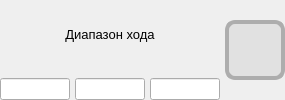
                  <widget class="QWidget" name="widget_crossingLimits_range" native="true">
                   <property name="sizePolicy">
                    <sizepolicy hsizetype="Maximum" vsizetype="Maximum">
                     <horstretch>0</horstretch>
                     <verstretch>0</verstretch>
                    </sizepolicy>
                   </property>
                   <layout class="QHBoxLayout" name="horizontalLayout_33">
                    <property name="spacing">
                     <number>5</number>
                    </property>
                    <property name="leftMargin">
                     <number>0</number>
                    </property>
                    <property name="topMargin">
                     <number>0</number>
                    </property>
                    <property name="rightMargin">
                     <number>0</number>
                    </property>
                    <property name="bottomMargin">
                     <number>0</number>
                    </property>
                    <item>
                     <widget class="QWidget" name="widget_crossingLimits_range_control" native="true">
                      <property name="sizePolicy">
                       <sizepolicy hsizetype="Maximum" vsizetype="Preferred">
                        <horstretch>0</horstretch>
                        <verstretch>0</verstretch>
                       </sizepolicy>
                      </property>
                      <layout class="QVBoxLayout" name="verticalLayout_48">
                       <property name="spacing">
                        <number>10</number>
                       </property>
                       <property name="leftMargin">
                        <number>0</number>
                       </property>
                       <property name="topMargin">
                        <number>0</number>
                       </property>
                       <property name="rightMargin">
                        <number>0</number>
                       </property>
                       <property name="bottomMargin">
                        <number>0</number>
                       </property>
                       <item>
                        <widget class="QLabel" name="label_crossingLimits_range">
                         <property name="sizePolicy">
                          <sizepolicy hsizetype="Preferred" vsizetype="Preferred">
                           <horstretch>0</horstretch>
                           <verstretch>0</verstretch>
                          </sizepolicy>
                         </property>
                         <property name="font">
                          <font>
                           <family>Segoe UI</family>
                           <pointsize>10</pointsize>
                          </font>
                         </property>
                         <property name="text">
                          <string>Диапазон хода</string>
                         </property>
                         <property name="alignment">
                          <set>Qt::AlignmentFlag::AlignCenter</set>
                         </property>
                        </widget>
                       </item>
                       <item>
                        <layout class="QHBoxLayout" name="horizontalLayout_crossingLimits_range_limits">
                         <property name="spacing">
                          <number>5</number>
                         </property>
                         <item>
                          <widget class="QLineEdit" name="lineEdit_crossingLimits_range_lowerLimit">
                           <property name="enabled">
                            <bool>true</bool>
                           </property>
                           <property name="sizePolicy">
                            <sizepolicy hsizetype="Maximum" vsizetype="Maximum">
                             <horstretch>0</horstretch>
                             <verstretch>0</verstretch>
                            </sizepolicy>
                           </property>
                           <property name="minimumSize">
                            <size>
                             <width>70</width>
                             <height>0</height>
                            </size>
                           </property>
                           <property name="maximumSize">
                            <size>
                             <width>70</width>
                             <height>16777215</height>
                            </size>
                           </property>
                           <property name="font">
                            <font>
                             <family>Segoe UI</family>
                             <pointsize>8</pointsize>
                            </font>
                           </property>
                           <property name="styleSheet">
                            <string notr="true">padding: 2px 2px;</string>
                           </property>
                           <property name="text">
                            <string/>
                           </property>
                           <property name="alignment">
                            <set>Qt::AlignmentFlag::AlignCenter</set>
                           </property>
                           <property name="readOnly">
                            <bool>true</bool>
                           </property>
                          </widget>
                         </item>
                         <item>
                          <widget class="QLineEdit" name="lineEdit_crossingLimits_range_value">
                           <property name="enabled">
                            <bool>true</bool>
                           </property>
                           <property name="minimumSize">
                            <size>
                             <width>70</width>
                             <height>0</height>
                            </size>
                           </property>
                           <property name="maximumSize">
                            <size>
                             <width>70</width>
                             <height>16777215</height>
                            </size>
                           </property>
                           <property name="font">
                            <font>
                             <family>Segoe UI</family>
                             <pointsize>8</pointsize>
                            </font>
                           </property>
                           <property name="styleSheet">
                            <string notr="true">padding: 2px 2px;</string>
                           </property>
                           <property name="text">
                            <string/>
                           </property>
                           <property name="alignment">
                            <set>Qt::AlignmentFlag::AlignCenter</set>
                           </property>
                           <property name="readOnly">
                            <bool>true</bool>
                           </property>
                          </widget>
                         </item>
                         <item>
                          <widget class="QLineEdit" name="lineEdit_crossingLimits_range_upperLimit">
                           <property name="enabled">
                            <bool>true</bool>
                           </property>
                           <property name="minimumSize">
                            <size>
                             <width>70</width>
                             <height>0</height>
                            </size>
                           </property>
                           <property name="maximumSize">
                            <size>
                             <width>70</width>
                             <height>16777215</height>
                            </size>
                           </property>
                           <property name="font">
                            <font>
                             <family>Segoe UI</family>
                             <pointsize>8</pointsize>
                            </font>
                           </property>
                           <property name="styleSheet">
                            <string notr="true">padding: 2px 2px;</string>
                           </property>
                           <property name="text">
                            <string/>
                           </property>
                           <property name="alignment">
                            <set>Qt::AlignmentFlag::AlignCenter</set>
                           </property>
                           <property name="readOnly">
                            <bool>true</bool>
                           </property>
                          </widget>
                         </item>
                        </layout>
                       </item>
                      </layout>
                     </widget>
                    </item>
                    <item>
                     <widget class="QWidget" name="widget_crossingLimits_range_limitStatusIndicator" native="true">
                      <property name="minimumSize">
                       <size>
                        <width>60</width>
                        <height>60</height>
                       </size>
                      </property>
                      <property name="maximumSize">
                       <size>
                        <width>60</width>
                        <height>60</height>
                       </size>
                      </property>
                      <property name="styleSheet">
                       <string notr="true">background: #E1E1E1;

Border: 4px solid #ADADAD ;
Border-radius: 10px;

</string>
                      </property>
                     </widget>
                    </item>
                   </layout>
                  </widget>
